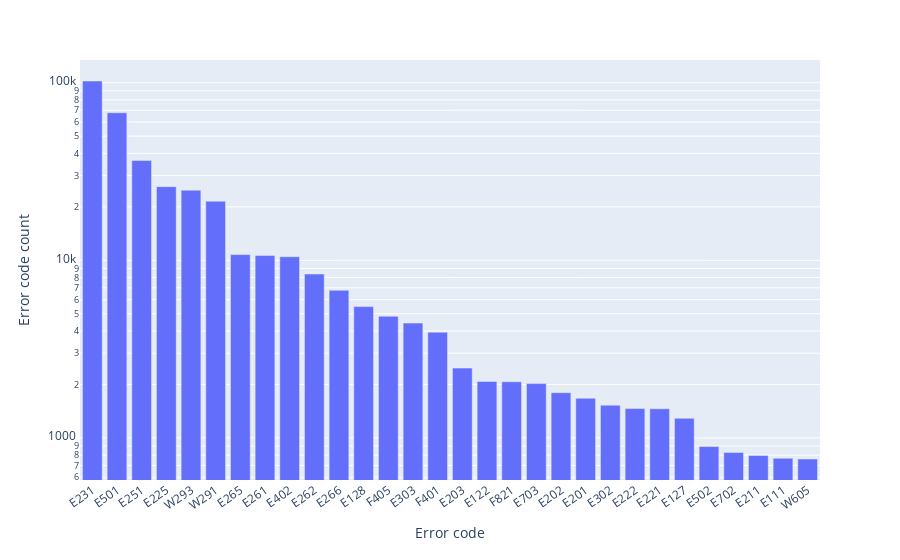

The notebook cell saved with this chart:
### Code cell
df = nb_pycodestyle_errors.groupby(['err_code'])['err_code_desc'].size().sort_values(ascending=False)
index_label = 'Error code'
number_label = 'Error code count'
df.columns = [index_label, number_label]
nb_pycodestyle_errors_df = pd.DataFrame({'Error code':df.index, 'Error code count':df.values})

fig = px.bar(nb_pycodestyle_errors_df.head(30), x=index_label, y=number_label)
#fig.update_traces(texttemplate='%{y:.s}', textposition='outside')
fig.update_layout(uniformtext_minsize=8, uniformtext_mode='hide', xaxis_tickangle=-35, xaxis_title = index_label, 
                 yaxis_title = number_label, yaxis_type = 'log')
fig.show()
filename = 'nb_pycodestyle_errors'
fig.write_image(OUTPUT_DIR + '/' + filename + '.pdf', scale=1.0)

### Figure 1 — Plotly figure (JSON) as saved in the notebook; plotly's stock layout.template omitted (floating-point values rounded to 4 significant figures)
{"data": [{"alignmentgroup": "True", "hovertemplate": "Error code=%{x}<br>Error code count=%{y}<extra></extra>", "legendgroup": "", "marker": {"color": "#636efa", "pattern": {"shape": ""}}, "name": "", "offsetgroup": "", "orientation": "v", "showlegend": false, "textposition": "auto", "type": "bar", "x": ["E231", "E501", "E251", "E225", "W293", "W291", "E265", "E261", "E402", "E262", "E266", "E128", "F405", "E303", "F401", "E203", "E122", "F821", "E703", "E202", "E201", "E302", "E222", "E221", "E127", "E502", "E702", "E211", "E111", "W605"], "xaxis": "x", "y": [102218, 67741, 36437, 25979, 24830, 21523, 10769, 10635, 10478, 8369, 6781, 5487, 4840, 4432, 3938, 2473, 2080, 2071, 2023, 1798, 1673, 1529, 1463, 1460, 1290, 894, 829, 796, 768, 761], "yaxis": "y"}], "layout": {"autosize": true, "barmode": "relative", "legend": {"tracegroupgap": 0}, "margin": {"t": 60}, "uniformtext": {"minsize": 8, "mode": "hide"}, "xaxis": {"anchor": "y", "autorange": true, "domain": [0, 1], "range": [-0.5, 29.5], "tickangle": -35, "title": {"text": "Error code"}, "type": "category"}, "yaxis": {"anchor": "x", "autorange": true, "domain": [0, 1], "range": [2.763, 5.128], "title": {"text": "Error code count"}, "type": "log"}}}
